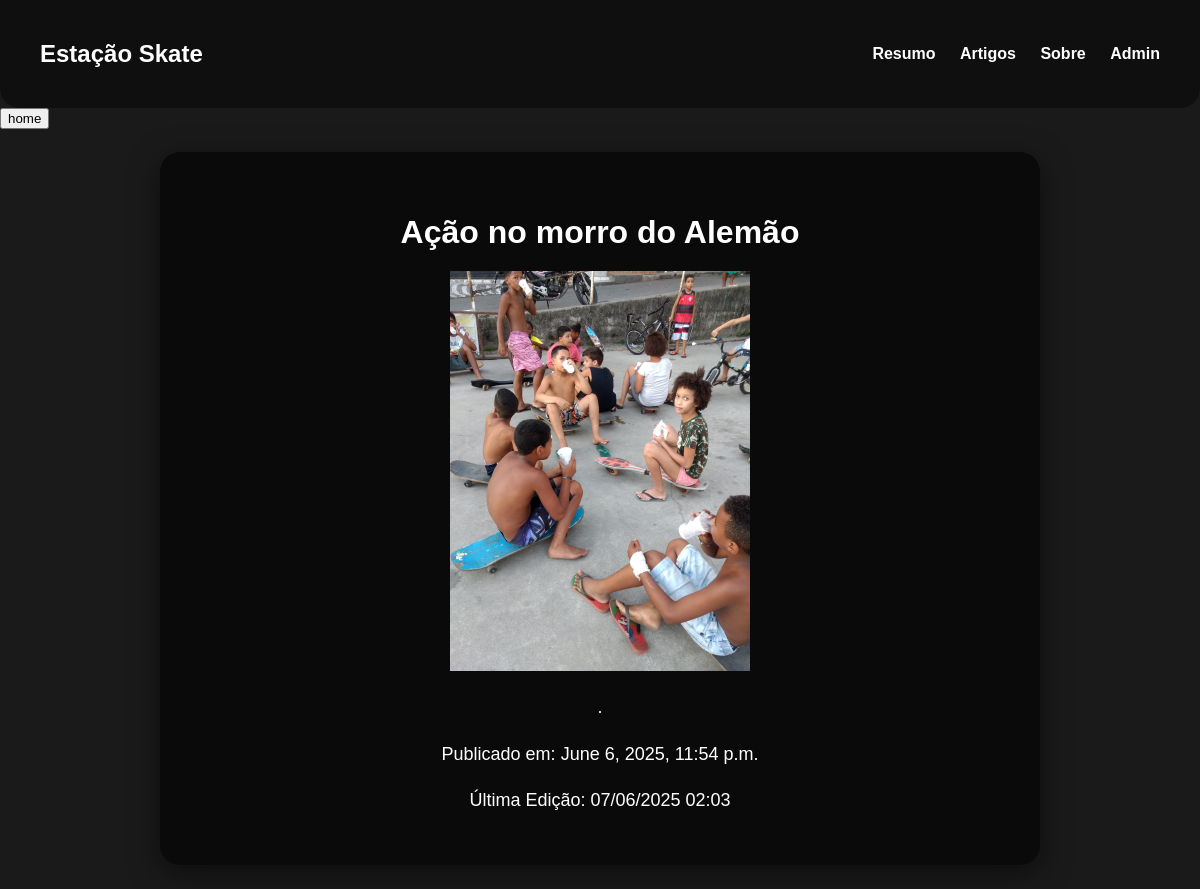
The page /blog/home/artigo/47/ on the database its author committed.
### blogapp/models.py (models this page shows, shortened)
class Artigo(models.Model):
    titulo = models.CharField(max_length=60)
    conteudo = models.TextField()
    imagem = models.ImageField(upload_to='artigo_images/', blank=True, null=True)
    data_publicacao = models.DateTimeField(auto_now_add=True)
    data_edicao = models.DateTimeField(auto_now=True)

### blogapp/views.py (the view)
# urls.py: path('home/artigo/<int:artigo_id>/', views.artigo, name='artigo'),
def artigo(request, artigo_id):
    artigo = get_object_or_404(Artigo, id=artigo_id)
    return render(request, 'artigo.html', {'artigo': artigo})

### blogapp/templates/artigo.html (shortened to what this page needs)
<!DOCTYPE html>
<html lang="en">
<head>
    {% load static %}
    <link rel="stylesheet" href="{% static 'css/style.css' %}">
</head>
<body class="bg">
    <div class="navbar">
        <h2>Estação Skate</h2>
        <nav>
            <a href="#">Resumo</a>
            <a href="#">Artigos</a>
            <a href="#">Sobre</a>
            <a href="#">Admin</a>
        </nav>
    </div>
    <a href="/blog/home/" class="Artigo">
        <button>home</button>
    </a>
    <div class="artigo-container">
        <div class="artigo-card">
            <h1>{{ artigo.titulo }}</h1>
            <img src="{{ artigo.imagem.url }}" alt="{{ artigo.titulo }}" style="max-width: 100%;">
            <p>{{ artigo.conteudo }}</p>
            <p>Publicado em: {{ artigo.data_publicacao }}</p>
            <p>Última Edição: {{ artigo.data_edicao|date:"d/m/Y H:i" }}</p>
        </div>
    </div>
</body>
</html>

### blogapp/static/css/style.css (style rules this page uses)
html { scroll-behavior: smooth; }
:root { --color-dark: #1A1A1A; --color-light: #F5F5F5; --color-coral: #FF6F61; --color-coral-claro: #FFA79D; --color-teal: #4ECDC4; --color-sunny: #FFE66D; }
body { background-color: var(--color-dark); background-size: cover; background-repeat: repeat; background-position: center; }
a { text-decoration: none; color: var(--color-coral); }
.bg { background-color: #1A1A1A; background-size: cover; margin: 0; padding: 0; font-family: sans-serif; color: white; }
.navbar { display: flex; justify-content: space-between; align-items: center; padding: 20px 40px; backdrop-filter: blur(10px); background: rgba(0, 0, 0, 0.4); border-radius: 0 0 20px 20px; }
.navbar h2 { font-size: 24px; }
.navbar nav a { color: white; margin-left: 20px; text-decoration: none; font-weight: bold; }
.artigo-container { display: flex; justify-content: center; align-items: center; min-height: 90vh; padding: 20px; }
.artigo-card { background: rgba(0, 0, 0, 0.6); backdrop-filter: blur(12px); padding: 40px; border-radius: 20px; box-shadow: 0 8px 30px rgba(0, 0, 0, 0.5); max-width: 800px; width: 100%; text-align: center; }
.artigo-card h1 { font-size: 32px; margin-bottom: 20px; }
.artigo-card p { font-size: 18px; line-height: 1.6; margin-bottom: 10px; }
.artigo-card img { width: auto; height: auto; max-width: 400px; max-height: 400px; align-items: center; }

### rows shown on the page
Artigo: titulo "Ação no morro do Alemão", imagem (picture), conteudo ".", data_publicacao "June 6, 2025, 11:54 p.m.", data_edicao "07/06/2025 02:03"
